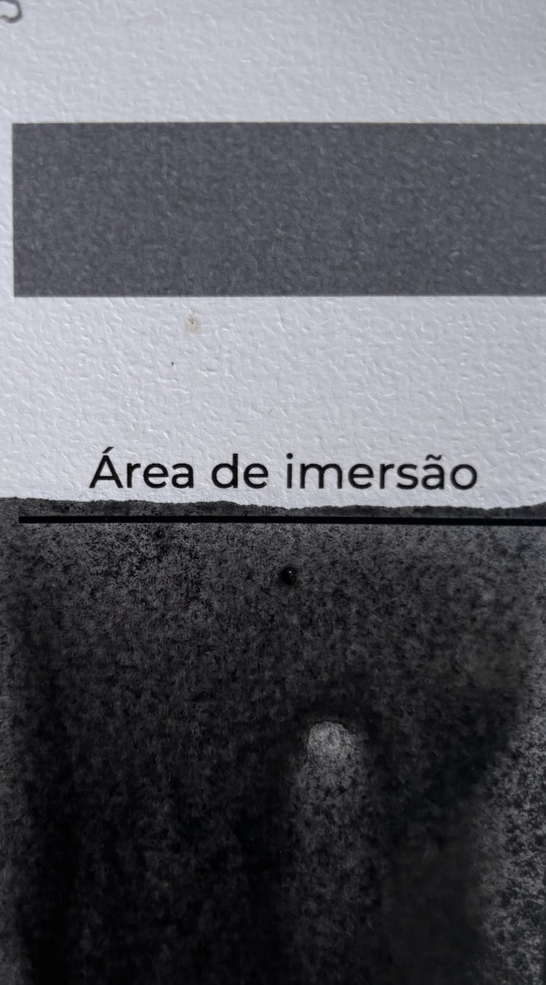
#> input picture images/1_5/IMG_0470.png, 546 x 985 px, shrunk from 1930 x 3480 before the run; the run also reads 1 picture not shown here
$ python api_simulator.py
#> lines starting #> are read from the running program, lines starting #| are printed output that depends on the picture; after the words box and inside, x2 and y2 are one past the last pixel; in counts of white or black regions, pixels touching at a corner belong together
### image_analyzer.py
import cv2
import numpy as np
from pathlib import Path
from typing import Tuple, Dict, List
import json

class MixtureAnalyzer:
    """Analisa proporção de mistura grafite:água baseado em imagens"""

    def __init__(self, reference_dir: str = "images"):
        self.reference_dir = Path(reference_dir)
        self.target_gray = (119, 119, 119)  # #777777 em RGB
        self.reference_features = {}
        self.load_references()
#> in load_references, img is the input picture: shape (985, 546, 3); mean B, G, R 99.9, 93.7, 93.4

    def correct_color_by_template(self, image: np.ndarray, template_region: Tuple[int, int, int, int]) -> np.ndarray:
        """
        Corrige a iluminação da imagem baseado no gabarito #777777

        Args:
            image: Imagem BGR do OpenCV
            template_region: (x, y, width, height) do gabarito na imagem

        Returns:
            Imagem corrigida
        """
        x, y, w, h = template_region
        template_patch = image[y:y+h, x:x+w]

        # Calcula cor média do gabarito na foto
        mean_color = cv2.mean(template_patch)[:3]  # BGR

        # Converte #777777 para BGR
        target_bgr = (self.target_gray[2], self.target_gray[1], self.target_gray[0])

        # Calcula fator de correção para cada canal
        correction_factors = np.array([
            target_bgr[0] / (mean_color[0] + 1e-6),
            target_bgr[1] / (mean_color[1] + 1e-6),
            target_bgr[2] / (mean_color[2] + 1e-6)
        ])

        # Aplica correção
        corrected = image.astype(np.float32)
        corrected[:, :, 0] *= correction_factors[0]
        corrected[:, :, 1] *= correction_factors[1]
        corrected[:, :, 2] *= correction_factors[2]

        # Limita valores entre 0-255
        corrected = np.clip(corrected, 0, 255).astype(np.uint8)

        return corrected

    def detect_template_region(self, image: np.ndarray) -> Tuple[int, int, int, int]:
        """
        Detecta automaticamente a região do gabarito cinza na parte superior
        Busca especificamente o retângulo cinza #777777, não áreas brancas

        Returns:
            (x, y, width, height) do gabarito detectado
        """
        height, width = image.shape[:2]
        search_region = image[0:int(height * 0.25), :]
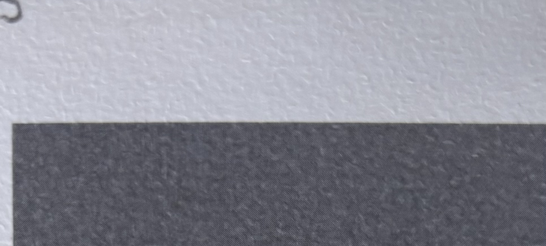
#> search_region: shape (246, 546, 3); mean B, G, R 148.1, 137.8, 137.1

        # Converte para grayscale
        gray = cv2.cvtColor(search_region, cv2.COLOR_BGR2GRAY)

        # Detecta especificamente tons de cinza médio (#777777 = 119)
        # Range: 80-160 (exclui branco >200 e preto <50)
        lower_gray = 80
        upper_gray = 160
        mask = cv2.inRange(gray, lower_gray, upper_gray)
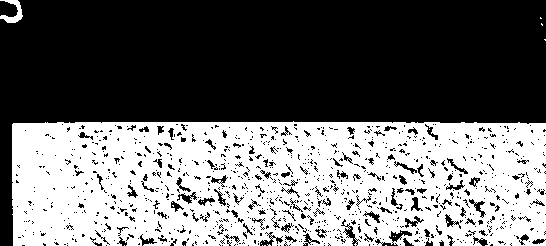
#> mask: shape (246, 546); 43.3% white; 22 white regions (20 under 20 px), largest, box (x1, y1, x2, y2) and area: (12, 121, 546, 246) 57841, (0, 0, 23, 23) 231

        # Remove ruído
        kernel = cv2.getStructuringElement(cv2.MORPH_RECT, (5, 5))
        mask = cv2.morphologyEx(mask, cv2.MORPH_CLOSE, kernel)
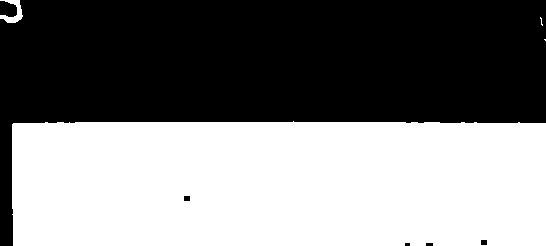
#> mask: shape (246, 546); 49.3% white; 4 white regions (2 under 20 px), largest, box (x1, y1, x2, y2) and area: (12, 121, 546, 246) 65924, (0, 0, 23, 23) 237
        mask = cv2.morphologyEx(mask, cv2.MORPH_OPEN, kernel)
#> mask: shape (246, 546); 49.2% white; 3 white regions

        # Encontra contornos
        contours, _ = cv2.findContours(mask, cv2.RETR_EXTERNAL, cv2.CHAIN_APPROX_SIMPLE)
#> contours = 3 contours; box (x1, y1, x2, y2) and area: (12, 122, 546, 246) 65269, (6, 9, 22, 23) 100, (8, 0, 20, 5) 37

        if contours:
            # Filtra contornos válidos (retangulares e grandes)
            valid_contours = []
            for contour in contours:
                area = cv2.contourArea(contour)
                if area < width * 20:  # Muito pequeno
                    continue

                x, y, w, h = cv2.boundingRect(contour)

                # Valida proporções (retângulo horizontal)
                aspect_ratio = w / (h + 1)
                if aspect_ratio < 2:  # Não é retângulo largo
                    continue

                # Valida tamanho mínimo
                if w < width * 0.3:  # Largura mínima 30% da imagem
                    continue

                # Valida cor média da região (deve ser cinza, não branco)
                region = search_region[y:y+h, x:x+w]
                mean_val = np.mean(region)
                if mean_val > 180 or mean_val < 70:  # Muito claro ou escuro
                    continue

                valid_contours.append((contour, area, x, y, w, h))
#> this loop made 3 passes
#> area on passes 2 to 3: 100, 37
#> pass 1, in detect_template_region, `region = search_region[y:y+h, x:x+w]`:
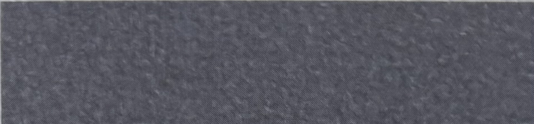
#> region: shape (124, 534, 3); mean B, G, R 96.1, 86.4, 86.3
#> after the loop, valid_contours = 1 item

            if valid_contours:
                # Pega o maior contorno válido
                _, _, x, y, w, h = max(valid_contours, key=lambda c: c[1])
                return (x, y, w, h)

        # Fallback: assume gabarito no topo centralizado
        return (int(width * 0.05), 10, int(width * 0.9), 50)

    def extract_features(self, image: np.ndarray, template_region: Tuple[int, int, int, int]) -> Dict:
        """
        Extrai características da imagem para comparação
        """
        # Corrige iluminação
        corrected = self.correct_color_by_template(image, template_region)

        # Região de interesse (abaixo do gabarito)
        _, ty, _, th = template_region
        roi = corrected[ty + th + 10:, :]  # ROI começa após o gabarito

        # Calcula histograma de cores
        hist_b = cv2.calcHist([roi], [0], None, [32], [0, 256])
        hist_g = cv2.calcHist([roi], [1], None, [32], [0, 256])
        hist_r = cv2.calcHist([roi], [2], None, [32], [0, 256])

        # Normaliza histogramas
        hist_b = hist_b.flatten() / (hist_b.sum() + 1e-6)
        hist_g = hist_g.flatten() / (hist_g.sum() + 1e-6)
        hist_r = hist_r.flatten() / (hist_r.sum() + 1e-6)

        # Calcula estatísticas de cor
        mean_color = cv2.mean(roi)[:3]
        std_color = np.std(roi, axis=(0, 1))

        # Converte para LAB para análise de luminosidade
        lab = cv2.cvtColor(roi, cv2.COLOR_BGR2LAB)
        mean_lab = cv2.mean(lab)[:3]

        return {
            'hist_b': hist_b,
            'hist_g': hist_g,
            'hist_r': hist_r,
            'mean_bgr': mean_color,
            'std_bgr': std_color,
            'mean_lab': mean_lab
        }

    def load_references(self):
        """Carrega e processa todas as imagens de referência"""
        print("Carregando imagens de referência...")

        for ratio_dir in sorted(self.reference_dir.glob("1_*")):
            if not ratio_dir.is_dir():
                continue

            ratio = ratio_dir.name  # ex: "1_5"
            features_list = []

            for img_path in sorted(ratio_dir.glob("*.png")):
                try:
                    img = cv2.imread(str(img_path))
                    if img is None:
                        continue

                    template_region = self.detect_template_region(img)
#> template_region = (12, 122, 534, 124)
                    features = self.extract_features(img, template_region)
#> in correct_color_by_template, `x, y, w, h = template_region`: x = 12; y = 122; w = 534; h = 124
#> in correct_color_by_template, `mean_color = cv2.mean(template_patch)[:3]`: mean_color = (96.09, 86.44, 86.33)
#> in correct_color_by_template, `correction_factors = np.array([ target_bgr[0] / (mean_color[0] + 1e-6)..`: correction_factors = [1.24, 1.38, 1.38]
#> in correct_color_by_template, `corrected[:, :, 0] *= correction_factors[0]`:
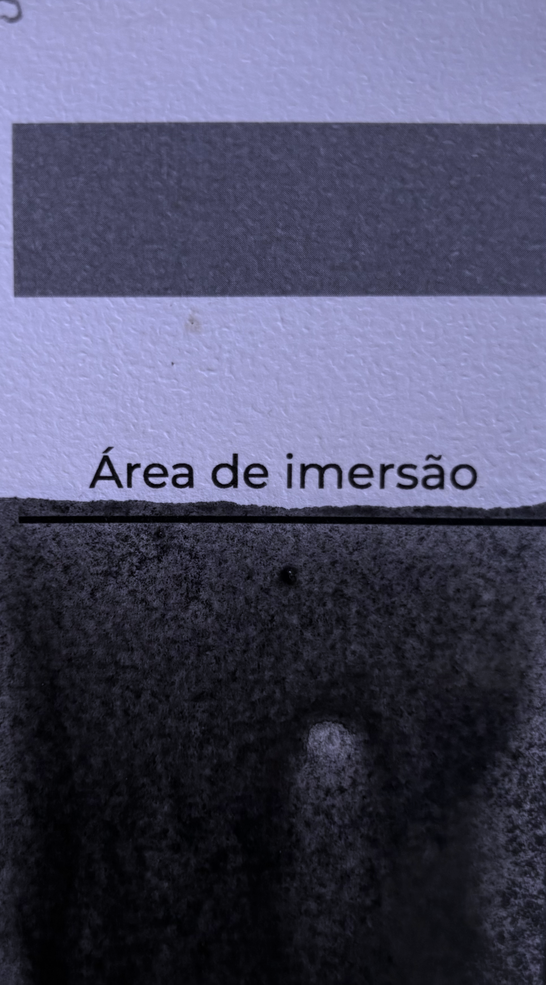
#> corrected: shape (985, 546, 3) float32; mean B, G, R 123.7, 93.7, 93.4; drawn with min black and max white
#> (the rest of the program and of its run is left out)
